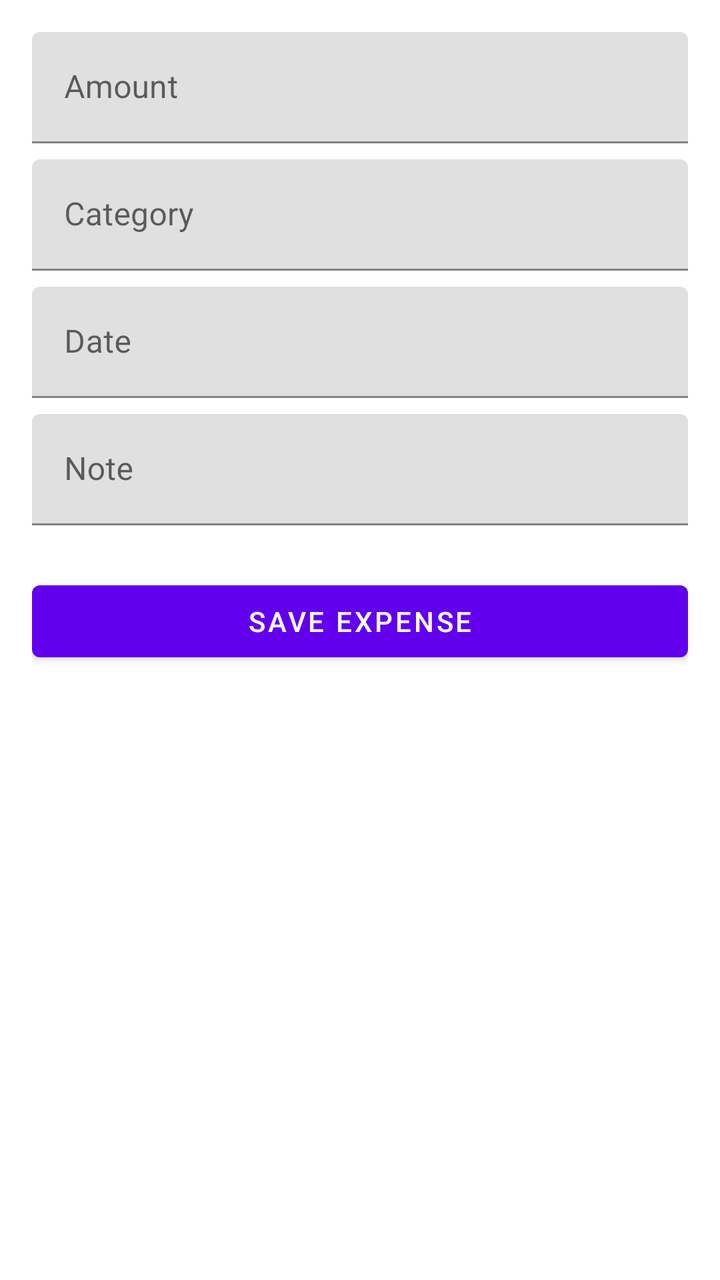
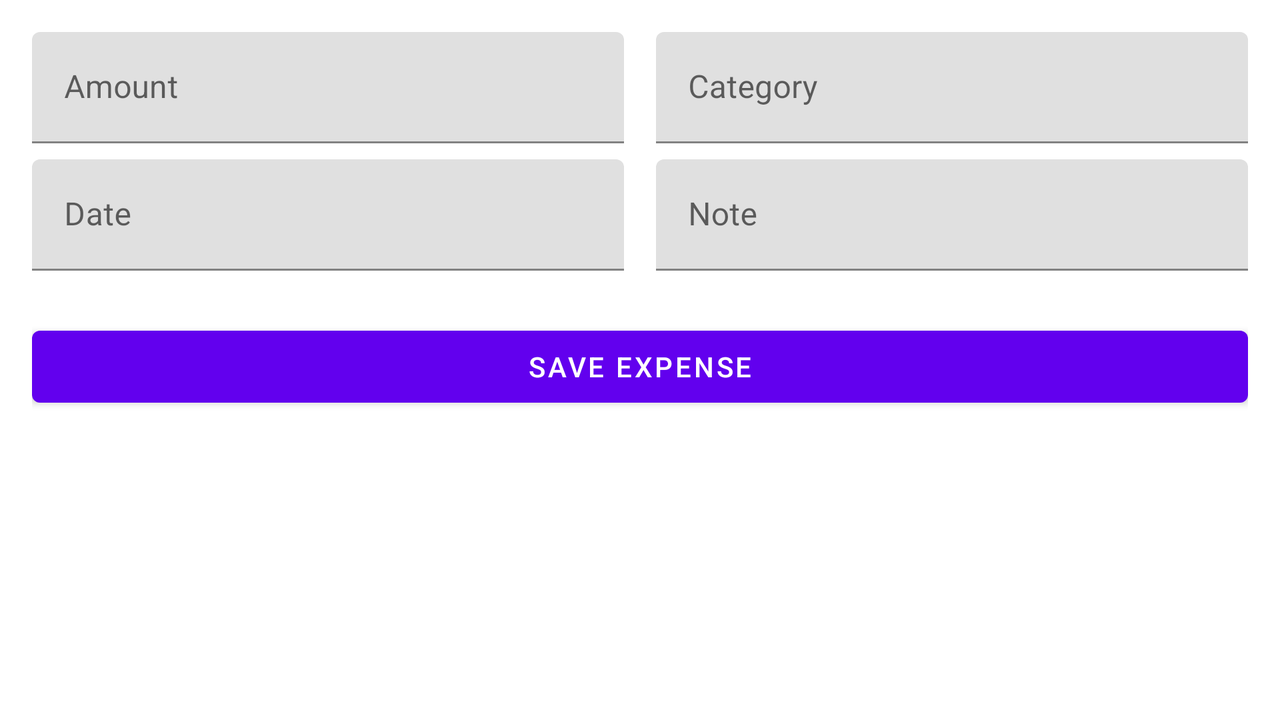

Compare how this app lays out the same screen by default and in its alternative resource folder. The renders come first, then the two layout files and the values they reference.
<!-- AndroidManifest.xml: application theme Theme.SpendWise -->
<!-- res/layout/activity_add_expense.xml -->
<?xml version="1.0" encoding="utf-8"?>
<androidx.constraintlayout.widget.ConstraintLayout xmlns:android="http://schemas.android.com/apk/res/android"
    xmlns:app="http://schemas.android.com/apk/res-auto"
    android:layout_width="match_parent"
    android:layout_height="match_parent"
    android:padding="16dp">

    <com.google.android.material.textfield.TextInputLayout
        android:id="@+id/tilAmount"
        android:layout_width="match_parent"
        android:layout_height="wrap_content"
        app:layout_constraintTop_toTopOf="parent">
        <com.google.android.material.textfield.TextInputEditText
            android:id="@+id/etAmount"
            android:layout_width="match_parent"
            android:layout_height="wrap_content"
            android:hint="@string/amount_hint"
            android:inputType="numberDecimal" />
    </com.google.android.material.textfield.TextInputLayout>

    <com.google.android.material.textfield.TextInputLayout
        android:id="@+id/tilCategory"
        android:layout_width="match_parent"
        android:layout_height="wrap_content"
        android:layout_marginTop="8dp"
        app:layout_constraintTop_toBottomOf="@id/tilAmount">
        <com.google.android.material.textfield.TextInputEditText
            android:id="@+id/etCategory"
            android:layout_width="match_parent"
            android:layout_height="wrap_content"
            android:hint="@string/category_hint" />
    </com.google.android.material.textfield.TextInputLayout>

    <com.google.android.material.textfield.TextInputLayout
        android:id="@+id/tilDate"
        android:layout_width="match_parent"
        android:layout_height="wrap_content"
        android:layout_marginTop="8dp"
        app:layout_constraintTop_toBottomOf="@id/tilCategory">
        <com.google.android.material.textfield.TextInputEditText
            android:id="@+id/etDate"
            android:layout_width="match_parent"
            android:layout_height="wrap_content"
            android:hint="@string/date_hint"
            android:focusable="false"
            android:clickable="true" />
    </com.google.android.material.textfield.TextInputLayout>

    <com.google.android.material.textfield.TextInputLayout
        android:id="@+id/tilNote"
        android:layout_width="match_parent"
        android:layout_height="wrap_content"
        android:layout_marginTop="8dp"
        app:layout_constraintTop_toBottomOf="@id/tilDate">
        <com.google.android.material.textfield.TextInputEditText
            android:id="@+id/etNote"
            android:layout_width="match_parent"
            android:layout_height="wrap_content"
            android:hint="@string/note_hint" />
    </com.google.android.material.textfield.TextInputLayout>

    <Button
        android:id="@+id/btnSave"
        android:layout_width="match_parent"
        android:layout_height="wrap_content"
        android:layout_marginTop="24dp"
        android:text="@string/save_button"
        app:layout_constraintTop_toBottomOf="@id/tilNote" />

</androidx.constraintlayout.widget.ConstraintLayout>
<!-- resources referenced by this layout -->
<resources>
  <string name="amount_hint">Amount</string>
  <string name="category_hint">Category</string>
  <string name="date_hint">Date</string>
  <string name="note_hint">Note</string>
  <string name="save_button">Save Expense</string>
  <style name="Theme.SpendWise" parent="Theme.MaterialComponents.DayNight.DarkActionBar">
          <item name="colorPrimary">@color/purple_500</item>
          <item name="colorPrimaryVariant">@color/purple_700</item>
          <item name="colorOnPrimary">@color/white</item>
          <item name="colorSecondary">@color/teal_200</item>
          <item name="colorSecondaryVariant">@color/teal_700</item>
          <item name="colorOnSecondary">@color/black</item>
          <item name="android:statusBarColor" tools:targetApi="l">?attr/colorPrimaryVariant</item>
      </style>
  <color name="purple_500">#FF6200EE</color>
  <color name="purple_700">#FF3700B3</color>
  <color name="white">#FFFFFFFF</color>
  <color name="teal_200">#FF03DAC5</color>
  <color name="teal_700">#FF018786</color>
  <color name="black">#FF000000</color>
</resources>
<!-- res/layout-land/activity_add_expense.xml (the repository's variant of the layout above) -->
<!-- drawn on the phone turned sideways -->
<?xml version="1.0" encoding="utf-8"?>
<ScrollView xmlns:android="http://schemas.android.com/apk/res/android"
    xmlns:app="http://schemas.android.com/apk/res-auto"
    android:layout_width="match_parent"
    android:layout_height="match_parent">

    <androidx.constraintlayout.widget.ConstraintLayout
        android:layout_width="match_parent"
        android:layout_height="wrap_content"
        android:padding="16dp">

        <com.google.android.material.textfield.TextInputLayout
            android:id="@+id/tilAmount"
            android:layout_width="0dp"
            android:layout_height="wrap_content"
            app:layout_constraintEnd_toStartOf="@+id/tilCategory"
            app:layout_constraintHorizontal_weight="1"
            app:layout_constraintStart_toStartOf="parent"
            app:layout_constraintTop_toTopOf="parent">
            <com.google.android.material.textfield.TextInputEditText
                android:layout_width="match_parent"
                android:layout_height="wrap_content"
                android:hint="@string/amount_hint"
                android:inputType="numberDecimal" />
        </com.google.android.material.textfield.TextInputLayout>

        <com.google.android.material.textfield.TextInputLayout
            android:id="@+id/tilCategory"
            android:layout_width="0dp"
            android:layout_height="wrap_content"
            android:layout_marginStart="16dp"
            app:layout_constraintEnd_toEndOf="parent"
            app:layout_constraintHorizontal_weight="1"
            app:layout_constraintStart_toEndOf="@+id/tilAmount"
            app:layout_constraintTop_toTopOf="parent">
            <com.google.android.material.textfield.TextInputEditText
                android:layout_width="match_parent"
                android:layout_height="wrap_content"
                android:hint="@string/category_hint" />
        </com.google.android.material.textfield.TextInputLayout>

        <com.google.android.material.textfield.TextInputLayout
            android:id="@+id/tilDate"
            android:layout_width="0dp"
            android:layout_height="wrap_content"
            android:layout_marginTop="8dp"
            app:layout_constraintEnd_toStartOf="@+id/tilNote"
            app:layout_constraintHorizontal_weight="1"
            app:layout_constraintStart_toStartOf="parent"
            app:layout_constraintTop_toBottomOf="@id/tilAmount">
            <com.google.android.material.textfield.TextInputEditText
                android:layout_width="match_parent"
                android:layout_height="wrap_content"
                android:hint="@string/date_hint"
                android:focusable="false" />
        </com.google.android.material.textfield.TextInputLayout>

        <com.google.android.material.textfield.TextInputLayout
            android:id="@+id/tilNote"
            android:layout_width="0dp"
            android:layout_height="wrap_content"
            android:layout_marginStart="16dp"
            android:layout_marginTop="8dp"
            app:layout_constraintEnd_toEndOf="parent"
            app:layout_constraintHorizontal_weight="1"
            app:layout_constraintStart_toEndOf="@+id/tilDate"
            app:layout_constraintTop_toBottomOf="@id/tilAmount">
            <com.google.android.material.textfield.TextInputEditText
                android:layout_width="match_parent"
                android:layout_height="wrap_content"
                android:hint="@string/note_hint" />
        </com.google.android.material.textfield.TextInputLayout>

        <Button
            android:id="@+id/btnSave"
            android:layout_width="match_parent"
            android:layout_height="wrap_content"
            android:layout_marginTop="24dp"
            android:text="@string/save_button"
            app:layout_constraintTop_toBottomOf="@id/tilDate" />

    </androidx.constraintlayout.widget.ConstraintLayout>
</ScrollView>
